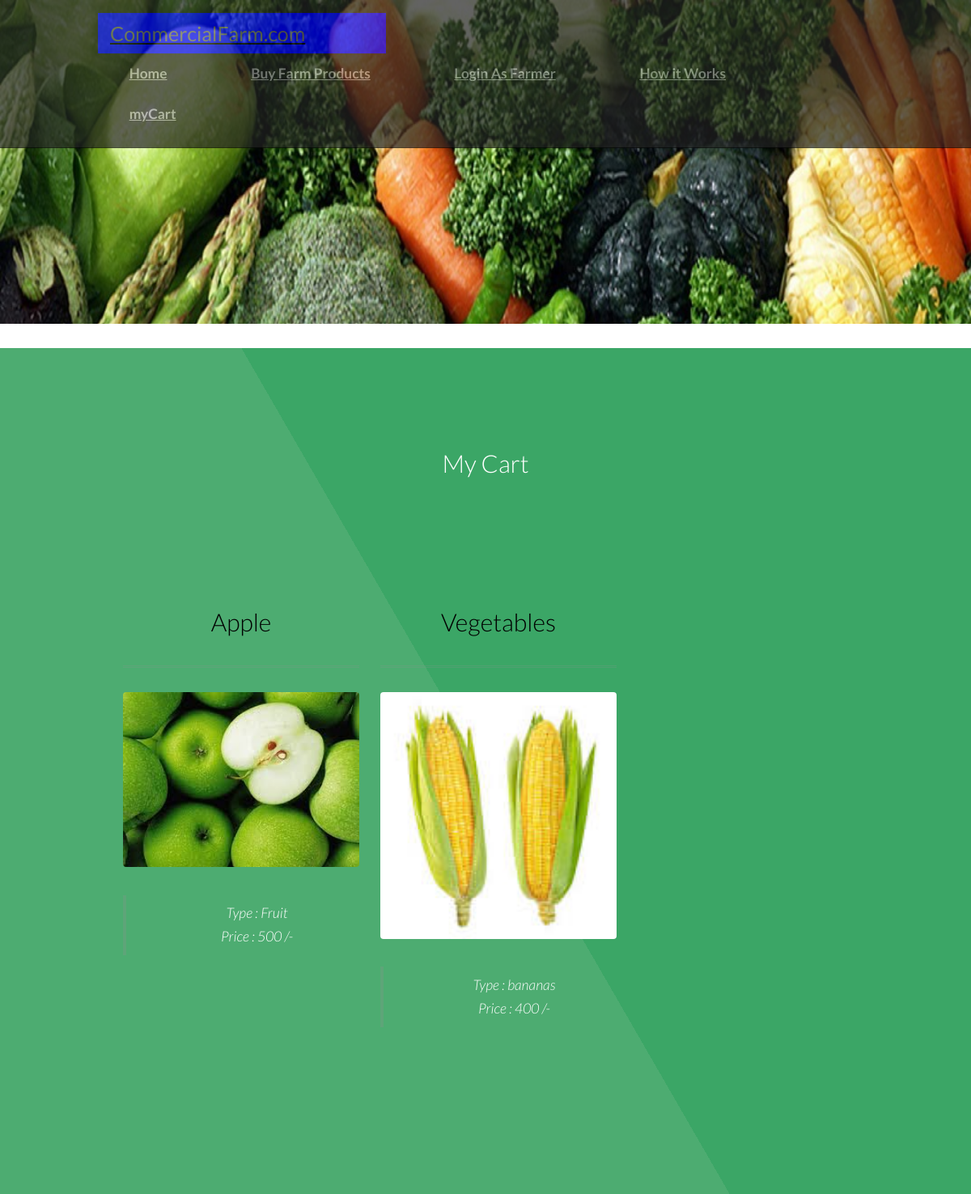
/myCart.php (signed in), run on the app's committed database.
### tables this page shows
CREATE TABLE `mycart` (
  `bid` int(10) NOT NULL,
  `pid` int(10) NOT NULL
);

CREATE TABLE `fproduct` (
  `fid` int(255) NOT NULL,
  `pid` int(255) NOT NULL,
  `product` varchar(255) NOT NULL,
  `pcat` varchar(255) NOT NULL,
  `pinfo` varchar(255) NOT NULL,
  `price` float NOT NULL,
  `pimage` varchar(255) NOT NULL DEFAULT 'blank.png',
  `picStatus` int(10) NOT NULL DEFAULT 0
);

### myCart.php (the view, shortened to what this page needs)
<?php
	require 'db.php';
    $bid = $_SESSION['id'];
?>
<!DOCTYPE html>
<html lang="en">
	<head>
		<link href="bootstrap\css\bootstrap.min.css" rel="stylesheet">
		<link rel="stylesheet" href="login.css"/>
	</head>
	<body class>
		<?php
			require 'menu.php';
		?>
			<section id="main" class="wrapper style1 align-center" >
				<div class="container">
						<h2>My Cart</h2>
				<section id="two" class="wrapper style2 align-center">
				<div class="container">
					<div class="row">
					<?php
                        $sql = "SELECT * FROM mycart WHERE bid = '$bid'";
                        $result = mysqli_query($conn, $sql);
						while($row = $result->fetch_array()):
                            $pid = $row['pid'];
                            $sql = "SELECT * FROM fproduct WHERE pid = '$pid'";
                            $result1 = mysqli_query($conn, $sql);
                            $row1 = $result1->fetch_array();
							$picDestination = "images/productImages/".$row1['pimage'];
						?>
							<div class="col-md-4">
							<section>
							<strong><h2 class="title" style="color:black; "><?php echo $row1['product'].'';?></h2></strong>
							<a href="review.php?pid=<?php echo $row1['pid'] ;?>" > <img class="image fit" src="<?php echo $picDestination;?>" alt=""  /></a>
							<div style="align: left">
							<blockquote><?php echo "Type : ".$row1['pcat'].'';?><br><?php echo "Price : ".$row1['price'].' /-';?><br></blockquote>
						</section>
						</div>
                    <?php endwhile;	?>
					</div>
			</section>
			</section>
	</body>
</html>

### login.css (style rules this page uses)
.container { padding: 16px; }

### css/style.css (style rules this page uses)
body { background: #fff; }
body, input, select, textarea { color: #444; font-family: "Lato", Helvetica, sans-serif; font-size: 15pt; font-weight: 300; line-height: 1.65em; }
a { color: #4dac71; text-decoration: underline; }
strong, b { color: #666; font-weight: 400; }
h1, h2, h3, h4, h5, h6 { color: #666; font-weight: 300; line-height: 1em; margin: 0 0 1em 0; }
h2 { font-size: 1.75em; line-height: 1.5em; }
blockquote { border-left: solid 4px rgba(144, 144, 144, 0.25); font-style: italic; margin: 0 0 2em 0; padding: 0.5em 0 0.5em 2em; }
.align-center { text-align: center; }
.image { border-radius: 4px; border: 0; display: inline-block; position: relative; }
.image.fit { display: block; margin: 0 0 2em 0; width: 100%; }
.wrapper { padding: 6em 0em 4em; }
.wrapper.style1 { background-color: #3ba666; -moz-background-image: linear-gradient(60deg, #4dac71 50%, #3ba666 50%); -webkit-background-image: linear-gradient(60deg, #4dac71 50%, #3ba666 50%); -o-background-image: linear-gradient(60deg, #4dac71 50%, #3ba666 50%); -ms-background-image: linear-gradient(60deg, #4dac71 50%, #3ba666 50%); background-image: linear-gradient(60deg, #4dac71 50%, #3ba666 50%); color: #ffffff; }
.wrapper.style1 h2 { color: #ffffff; }
.wrapper.style2 .title, .wrapper.style2 header { border-bottom: medium double rgba(144, 144, 144, 0.25); padding-bottom: 1em; }

### css/style-xlarge.css (style rules this page uses)
body, input, select, textarea { font-size: 13pt; }

### css/style-large.css (style rules this page uses)
body, input, select, textarea { font-size: 13pt; }

### data on the page
mycart: pid.product "Apple", pid.pimage (picture), pid.pcat "Fruit", pid.price "500"
mycart: pid.product "Vegetables", pid.pimage (picture), pid.pcat "bananas", pid.price "400"
